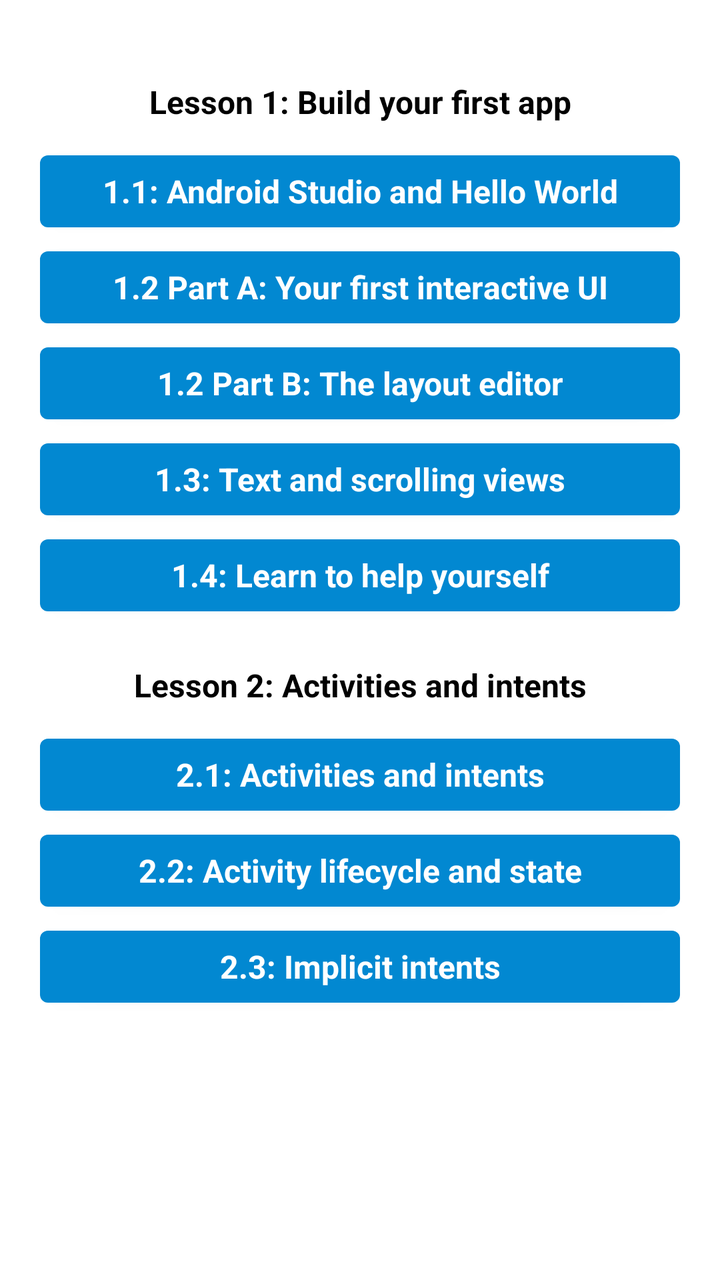
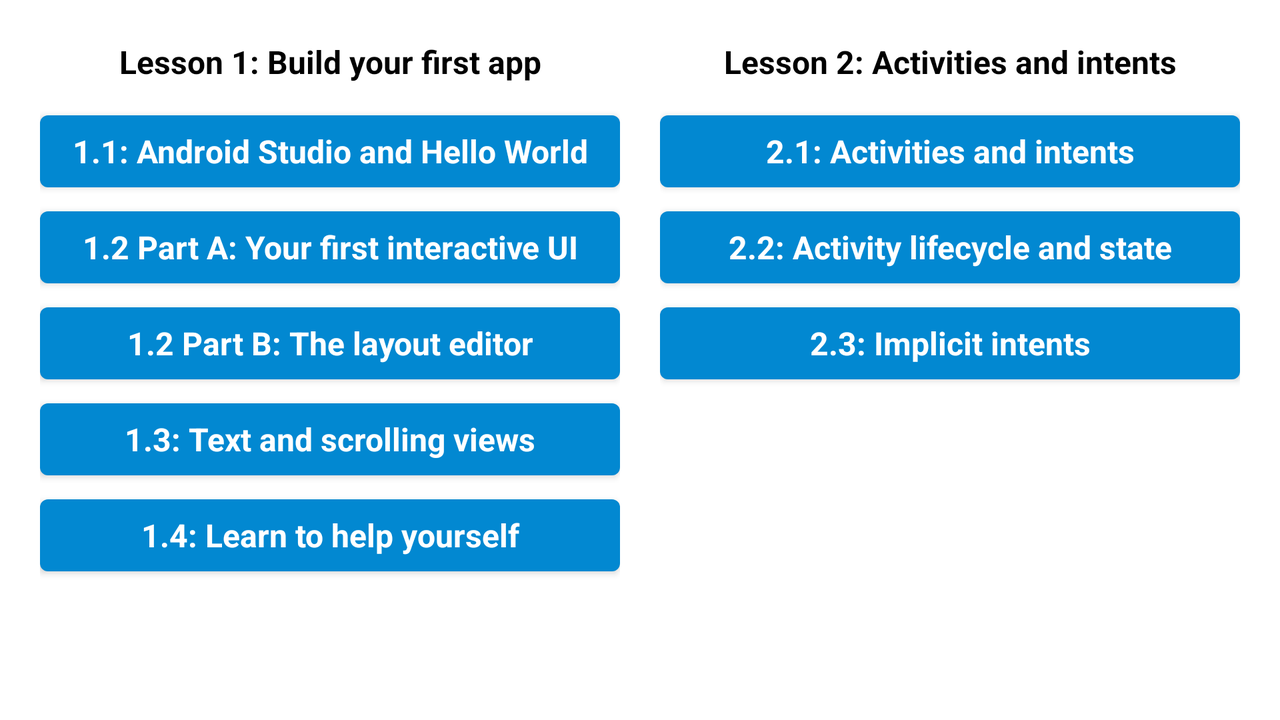

The same Android screen from two of the app's own layout files: first res/layout/ as a phone draws it, then the repository's variant for another configuration, drawn on a device whose configuration selects that folder. Both files follow.
<!-- AndroidManifest.xml: activity theme Theme.AstonIntensive2 -->
<!-- res/layout/activity_main.xml -->
<?xml version="1.0" encoding="utf-8"?>
<androidx.constraintlayout.widget.ConstraintLayout xmlns:android="http://schemas.android.com/apk/res/android"
    xmlns:app="http://schemas.android.com/apk/res-auto"
    xmlns:tools="http://schemas.android.com/tools"
    android:layout_width="match_parent"
    android:layout_height="match_parent"
    android:background="@color/color_background"
    tools:context=".ui.main.MainActivity">

    <LinearLayout
        android:layout_width="match_parent"
        android:layout_height="match_parent"
        android:layout_margin="@dimen/app_margin_normal"
        android:orientation="vertical"
        app:layout_constraintBottom_toBottomOf="parent"
        app:layout_constraintEnd_toEndOf="parent"
        app:layout_constraintStart_toStartOf="parent"
        app:layout_constraintTop_toTopOf="parent">

        <TextView
            android:id="@+id/main_text_lesson_1"
            style="@style/themeLabelNormal"
            android:text="@string/title_lesson_1" />

        <Button
            android:id="@+id/main_btn_lesson_1_1"
            style="@style/themeButtonNormal"
            android:text="@string/title_chapter_1_1" />

        <Button
            android:id="@+id/main_btn_lesson_1_2A"
            style="@style/themeButtonNormal"
            android:text="@string/title_chapter_1_2_A" />

        <Button
            android:id="@+id/main_btn_lesson_1_2B"
            style="@style/themeButtonNormal"
            android:text="@string/title_chapter_1_2_B" />

        <Button
            android:id="@+id/main_btn_lesson_1_3"
            style="@style/themeButtonNormal"
            android:text="@string/title_chapter_1_3" />

        <Button
            android:id="@+id/main_btn_lesson_1_4"
            style="@style/themeButtonNormal"
            android:text="@string/title_chapter_1_4" />

        <TextView
            android:id="@+id/main_text_lesson_2"
            style="@style/themeLabelNormal"
            android:text="@string/title_lesson_2" />

        <Button
            android:id="@+id/main_btn_lesson_2_1"
            style="@style/themeButtonNormal"
            android:text="@string/title_chapter_2_1" />

        <Button
            android:id="@+id/main_btn_lesson_2_2"
            style="@style/themeButtonNormal"
            android:text="@string/title_chapter_2_2" />

        <Button
            android:id="@+id/main_btn_lesson_2_3"
            style="@style/themeButtonNormal"
            android:text="@string/title_chapter_2_3" />
    </LinearLayout>

</androidx.constraintlayout.widget.ConstraintLayout>
<!-- resources referenced by this layout -->
<resources>
  <color name="color_background">#FFFFFFFF</color>
  <dimen name="app_margin_normal">20dp</dimen>
  <string name="title_chapter_1_1">1.1: Android Studio and Hello World</string>
  <string name="title_chapter_1_2_A">1.2 Part A: Your first interactive UI</string>
  <string name="title_chapter_1_2_B">1.2 Part B: The layout editor</string>
  <string name="title_chapter_1_3">1.3: Text and scrolling views</string>
  <string name="title_chapter_1_4">1.4: Learn to help yourself</string>
  <string name="title_chapter_2_1">2.1: Activities and intents</string>
  <string name="title_chapter_2_2">2.2: Activity lifecycle and state</string>
  <string name="title_chapter_2_3"> 2.3: Implicit intents</string>
  <string name="title_lesson_1">Lesson 1: Build your first app</string>
  <string name="title_lesson_2">Lesson 2: Activities and intents</string>
  <style name="themeButtonNormal" parent="Theme.AppCompat.Light.NoActionBar">
          <item name="android:layout_width">match_parent</item>
          <item name="android:layout_height">wrap_content</item>
          <item name="android:textAppearance">@style/textButtonNormal</item>
      </style>
  <style name="themeLabelNormal" parent="Theme.AppCompat.Light.NoActionBar">
          <item name="android:layout_width">match_parent</item>
          <item name="android:layout_height">wrap_content</item>
          <item name="android:textAppearance">@style/textLabelNormal</item>
          <item name="android:gravity">center</item>
          <item name="android:layout_marginTop">@dimen/app_margin_normal</item>
          <item name="android:layout_marginBottom">@dimen/app_margin_small</item>
      </style>
  <style name="Theme.AstonIntensive2" parent="Theme.MaterialComponents.DayNight.NoActionBar">
          
          <item name="colorPrimary">@color/color_primary</item>
          <item name="colorPrimaryVariant">@color/color_primary_variant</item>
          <item name="colorOnPrimary">@color/color_on_primary</item>
          
          <item name="colorSecondary">@color/color_secondary</item>
          <item name="colorSecondaryVariant">@color/color_secondary_variant</item>
          <item name="colorOnSecondary">@color/color_on_secondary</item>
          
          <item name="android:statusBarColor">?attr/colorPrimaryVariant</item>
          <item name="android:windowLightStatusBar">false</item>
          
      </style>
  <style name="textButtonNormal">
          <item name="android:textColor">@color/color_on_primary</item>
          <item name="android:textSize">@dimen/text_size_normal</item>
          <item name="android:textStyle">bold</item>
          <item name="android:textAllCaps">false</item>
      </style>
  <style name="textLabelNormal">
          <item name="android:textColor">@color/color_on_secondary</item>
          <item name="android:textSize">@dimen/text_size_normal</item>
          <item name="android:textStyle">bold</item>
      </style>
  <dimen name="app_margin_small">10dp</dimen>
  <color name="color_primary">#0288d1</color>
  <color name="color_primary_variant">#01579b</color>
  <color name="color_on_primary">#FFFFFFFF</color>
  <color name="color_secondary">#FF03DAC5</color>
  <color name="color_secondary_variant">#FF018786</color>
  <color name="color_on_secondary">#000000</color>
  <dimen name="text_size_normal">16sp</dimen>
</resources>
<!-- res/layout-land/activity_main.xml (the repository's variant of the layout above) -->
<!-- drawn on the phone turned sideways -->
<?xml version="1.0" encoding="utf-8"?>
<androidx.constraintlayout.widget.ConstraintLayout xmlns:android="http://schemas.android.com/apk/res/android"
    xmlns:app="http://schemas.android.com/apk/res-auto"
    xmlns:tools="http://schemas.android.com/tools"
    android:layout_width="match_parent"
    android:layout_height="match_parent"
    android:background="@color/color_background"
    tools:context=".ui.main.MainActivity">

    <LinearLayout
        android:id="@+id/main_layout_left"
        android:layout_width="0dp"
        android:layout_height="match_parent"
        android:layout_marginStart="@dimen/app_margin_normal"
        android:layout_marginEnd="@dimen/app_margin_small"
        android:layout_marginBottom="@dimen/app_margin_small"
        android:orientation="vertical"
        app:layout_constraintBottom_toBottomOf="parent"
        app:layout_constraintEnd_toStartOf="@id/main_layout_right"
        app:layout_constraintStart_toStartOf="parent"
        app:layout_constraintTop_toTopOf="parent">

        <TextView
            android:id="@+id/main_text_lesson_1"
            style="@style/themeLabelNormal"
            android:text="@string/title_lesson_1" />

        <Button
            android:id="@+id/main_btn_lesson_1_1"
            style="@style/themeButtonNormal"
            android:text="@string/title_chapter_1_1" />

        <Button
            android:id="@+id/main_btn_lesson_1_2A"
            style="@style/themeButtonNormal"
            android:text="@string/title_chapter_1_2_A" />

        <Button
            android:id="@+id/main_btn_lesson_1_2B"
            style="@style/themeButtonNormal"
            android:text="@string/title_chapter_1_2_B" />

        <Button
            android:id="@+id/main_btn_lesson_1_3"
            style="@style/themeButtonNormal"
            android:text="@string/title_chapter_1_3" />

        <Button
            android:id="@+id/main_btn_lesson_1_4"
            style="@style/themeButtonNormal"
            android:text="@string/title_chapter_1_4" />

    </LinearLayout>

    <LinearLayout
        android:id="@+id/main_layout_right"
        android:layout_width="0dp"
        android:layout_height="match_parent"
        android:layout_marginStart="@dimen/app_margin_small"
        android:layout_marginEnd="@dimen/app_margin_normal"
        android:layout_marginBottom="@dimen/app_margin_small"
        android:orientation="vertical"
        app:layout_constraintBottom_toBottomOf="parent"
        app:layout_constraintEnd_toEndOf="parent"
        app:layout_constraintStart_toEndOf="@id/main_layout_left"
        app:layout_constraintTop_toTopOf="parent">

        <TextView
            android:id="@+id/main_text_lesson_2"
            style="@style/themeLabelNormal"
            android:text="@string/title_lesson_2" />

        <Button
            android:id="@+id/main_btn_lesson_2_1"
            style="@style/themeButtonNormal"
            android:text="@string/title_chapter_2_1" />

        <Button
            android:id="@+id/main_btn_lesson_2_2"
            style="@style/themeButtonNormal"
            android:text="@string/title_chapter_2_2" />

        <Button
            android:id="@+id/main_btn_lesson_2_3"
            style="@style/themeButtonNormal"
            android:text="@string/title_chapter_2_3" />
    </LinearLayout>

</androidx.constraintlayout.widget.ConstraintLayout>
<!-- resources referenced by the variant -->
<!-- as the phone turned sideways resolves them -->
<resources>
  <color name="color_background">#FFFFFFFF</color>
  <dimen name="app_margin_normal">20dp</dimen>
  <dimen name="app_margin_small">10dp</dimen>
  <string name="title_chapter_1_1">1.1: Android Studio and Hello World</string>
  <string name="title_chapter_1_2_A">1.2 Part A: Your first interactive UI</string>
  <string name="title_chapter_1_2_B">1.2 Part B: The layout editor</string>
  <string name="title_chapter_1_3">1.3: Text and scrolling views</string>
  <string name="title_chapter_1_4">1.4: Learn to help yourself</string>
  <string name="title_chapter_2_1">2.1: Activities and intents</string>
  <string name="title_chapter_2_2">2.2: Activity lifecycle and state</string>
  <string name="title_chapter_2_3"> 2.3: Implicit intents</string>
  <string name="title_lesson_1">Lesson 1: Build your first app</string>
  <string name="title_lesson_2">Lesson 2: Activities and intents</string>
  <style name="themeButtonNormal" parent="Theme.AppCompat.Light.NoActionBar">
          <item name="android:layout_width">match_parent</item>
          <item name="android:layout_height">wrap_content</item>
          <item name="android:textAppearance">@style/textButtonNormal</item>
      </style>
  <style name="themeLabelNormal" parent="Theme.AppCompat.Light.NoActionBar">
          <item name="android:layout_width">match_parent</item>
          <item name="android:layout_height">wrap_content</item>
          <item name="android:textAppearance">@style/textLabelNormal</item>
          <item name="android:gravity">center</item>
          <item name="android:layout_marginTop">@dimen/app_margin_normal</item>
          <item name="android:layout_marginBottom">@dimen/app_margin_small</item>
      </style>
  <style name="Theme.AstonIntensive2" parent="Theme.MaterialComponents.DayNight.NoActionBar">
          
          <item name="colorPrimary">@color/color_primary</item>
          <item name="colorPrimaryVariant">@color/color_primary_variant</item>
          <item name="colorOnPrimary">@color/color_on_primary</item>
          
          <item name="colorSecondary">@color/color_secondary</item>
          <item name="colorSecondaryVariant">@color/color_secondary_variant</item>
          <item name="colorOnSecondary">@color/color_on_secondary</item>
          
          <item name="android:statusBarColor">?attr/colorPrimaryVariant</item>
          <item name="android:windowLightStatusBar">false</item>
          
      </style>
  <style name="textButtonNormal">
          <item name="android:textColor">@color/color_on_primary</item>
          <item name="android:textSize">@dimen/text_size_normal</item>
          <item name="android:textStyle">bold</item>
          <item name="android:textAllCaps">false</item>
      </style>
  <style name="textLabelNormal">
          <item name="android:textColor">@color/color_on_secondary</item>
          <item name="android:textSize">@dimen/text_size_normal</item>
          <item name="android:textStyle">bold</item>
      </style>
  <color name="color_primary">#0288d1</color>
  <color name="color_primary_variant">#01579b</color>
  <color name="color_on_primary">#FFFFFFFF</color>
  <color name="color_secondary">#FF03DAC5</color>
  <color name="color_secondary_variant">#FF018786</color>
  <color name="color_on_secondary">#000000</color>
  <dimen name="text_size_normal">16sp</dimen>
</resources>
